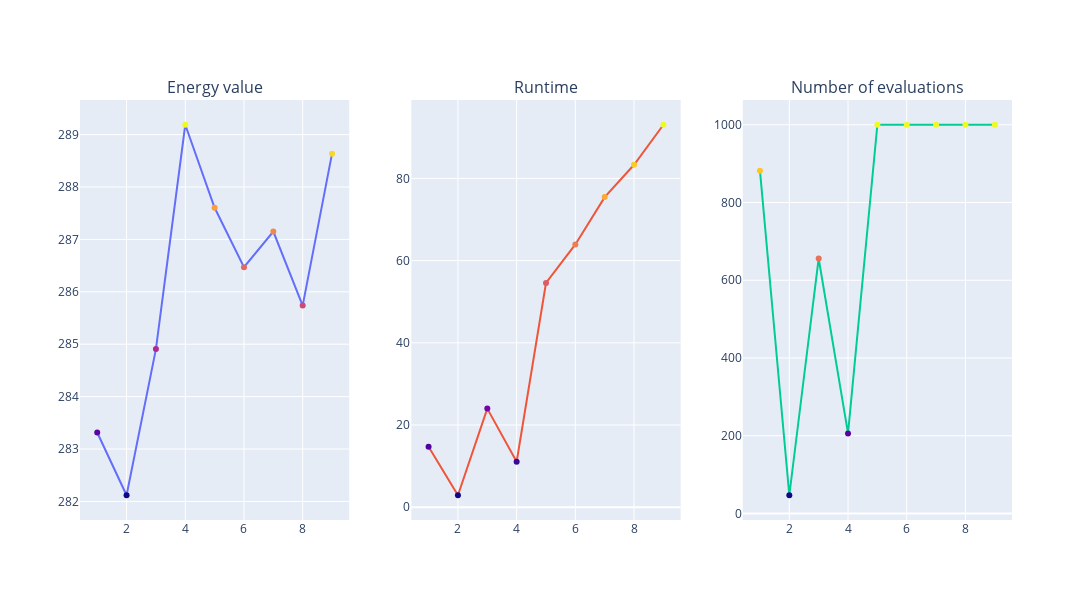

Notebook code for this chart:
### Code cell
#more reps

quadratic_program = quadratic_program_from_graph(G)
#Create callback to record total number of evaluations
max_evals = 0
def callback(eval_count, params, mean, std_dev):
    global max_evals
    max_evals = eval_count

#Create empty lists to track values
energies = []
runtimes = []
num_evals=[]
    
#Run QAOA for different values of p
for p in range(1,10):
    print(f'Evaluating for p = {p}...')
    qaoa = QAOA(optimizer = optimizers['cobyla'], quantum_instance = backend, reps=p, callback=callback)
    eigen_optimizer = MinimumEigenOptimizer(min_eigen_solver = qaoa)
    start = time.time()
    result = eigen_optimizer.solve(quadratic_program)
    runtimes.append(time.time()-start)
    num_evals.append(max_evals)
    #Calculate energy of final state from samples
    avg_value = 0.
    for sample in result.samples:
        avg_value += sample.probability*sample.fval
    energies.append(avg_value)

#Create and display plots
energy_plot = go.Scatter(x = list(range(1,10)), y =energies, marker=dict(color=energies, colorscale = 'plasma'))
runtime_plot = go.Scatter(x = list(range(1,10)), y =runtimes, marker=dict(color=runtimes, colorscale = 'plasma'))
num_evals_plot = go.Scatter(x = list(range(1,10)), y =num_evals, marker=dict(color=num_evals, colorscale = 'plasma'))
fig = make_subplots(rows = 1, cols = 3, subplot_titles = ['Energy value', 'Runtime', 'Number of evaluations'])
fig.update_layout(width=1800,height=600, showlegend=False)
fig.add_trace(energy_plot, row=1, col=1)
fig.add_trace(runtime_plot, row=1, col=2)
fig.add_trace(num_evals_plot, row=1, col=3)
clear_output()
fig.show()

### Figure 1 — Plotly figure (JSON) as saved in the notebook; plotly's stock layout.template omitted (floating-point values rounded to 4 significant figures)
{"data": [{"marker": {"color": [283.3, 282.1, 284.9, 289.2, 287.6, 286.5, 287.2, 285.7, 288.6], "colorscale": [[0, "#0d0887"], [0.1111, "#46039f"], [0.2222, "#7201a8"], [0.3333, "#9c179e"], [0.4444, "#bd3786"], [0.5556, "#d8576b"], [0.6667, "#ed7953"], [0.7778, "#fb9f3a"], [0.8889, "#fdca26"], [1, "#f0f921"]]}, "type": "scatter", "x": [1, 2, 3, 4, 5, 6, 7, 8, 9], "xaxis": "x", "y": [283.3, 282.1, 284.9, 289.2, 287.6, 286.5, 287.2, 285.7, 288.6], "yaxis": "y"}, {"marker": {"color": [14.73, 2.914, 23.99, 11.07, 54.56, 63.94, 75.44, 83.32, 93.05], "colorscale": [[0, "#0d0887"], [0.1111, "#46039f"], [0.2222, "#7201a8"], [0.3333, "#9c179e"], [0.4444, "#bd3786"], [0.5556, "#d8576b"], [0.6667, "#ed7953"], [0.7778, "#fb9f3a"], [0.8889, "#fdca26"], [1, "#f0f921"]]}, "type": "scatter", "x": [1, 2, 3, 4, 5, 6, 7, 8, 9], "xaxis": "x2", "y": [14.73, 2.914, 23.99, 11.07, 54.56, 63.94, 75.44, 83.32, 93.05], "yaxis": "y2"}, {"marker": {"color": [882, 47, 656, 206, 1000, 1000, 1000, 1000, 1000], "colorscale": [[0, "#0d0887"], [0.1111, "#46039f"], [0.2222, "#7201a8"], [0.3333, "#9c179e"], [0.4444, "#bd3786"], [0.5556, "#d8576b"], [0.6667, "#ed7953"], [0.7778, "#fb9f3a"], [0.8889, "#fdca26"], [1, "#f0f921"]]}, "type": "scatter", "x": [1, 2, 3, 4, 5, 6, 7, 8, 9], "xaxis": "x3", "y": [882, 47, 656, 206, 1000, 1000, 1000, 1000, 1000], "yaxis": "y3"}], "layout": {"annotations": [{"font": {"size": 16}, "showarrow": false, "text": "Energy value", "x": 0.1444, "xanchor": "center", "xref": "paper", "y": 1, "yanchor": "bottom", "yref": "paper"}, {"font": {"size": 16}, "showarrow": false, "text": "Runtime", "x": 0.5, "xanchor": "center", "xref": "paper", "y": 1, "yanchor": "bottom", "yref": "paper"}, {"font": {"size": 16}, "showarrow": false, "text": "Number of evaluations", "x": 0.8556, "xanchor": "center", "xref": "paper", "y": 1, "yanchor": "bottom", "yref": "paper"}], "height": 600, "showlegend": false, "width": 1800, "xaxis": {"anchor": "y", "domain": [0, 0.2889]}, "xaxis2": {"anchor": "y2", "domain": [0.3556, 0.6444]}, "xaxis3": {"anchor": "y3", "domain": [0.7111, 1]}, "yaxis": {"anchor": "x", "domain": [0, 1]}, "yaxis2": {"anchor": "x2", "domain": [0, 1]}, "yaxis3": {"anchor": "x3", "domain": [0, 1]}}}
